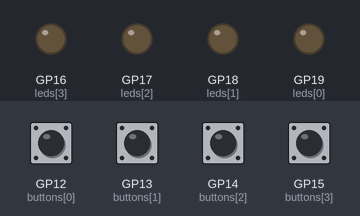
The program below on a simulated Raspberry Pi Pico running MicroPython. Shown: output pins drawn as LEDs (lit = HIGH). Inputs (shaded band) come from the test bench; at power-on: GP12 (buttons[0]), GP13 (buttons[1]), GP14 (buttons[2]), GP15 (buttons[3]) HIGH. What the program prints to the serial console is not drawn.

Above: at 1.2 s.
1.3 s: GP12 (buttons[0]) pulled LOW for 0.15 s
At 1.7 s:
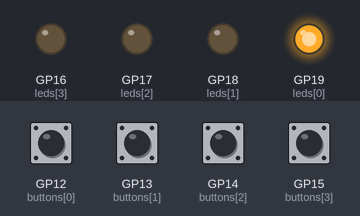
2.9 s: GP13 (buttons[1]) pulled LOW for 0.15 s
At 4.1 s:
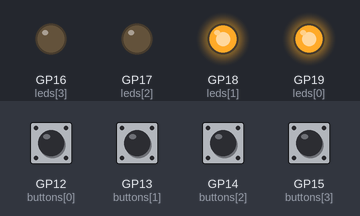
4.5 s: GP14 (buttons[2]) pulled LOW for 0.15 s
At 5.1 s:
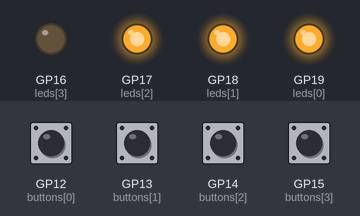
6.1 s: GP15 (buttons[3]) pulled LOW for 0.15 s
At 6.5 s:
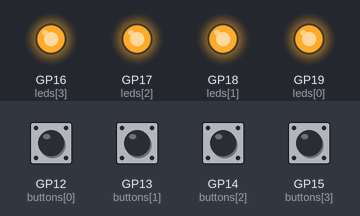
7.7 s: GP12 (buttons[0]) pulled LOW for 1 s
At 9.0 s:
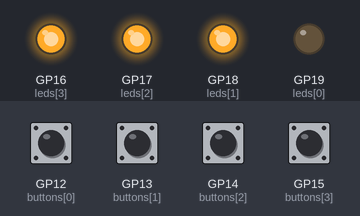
10.2 s: GP13 (buttons[1]) pulled LOW for 1 s
At 10.7 s:
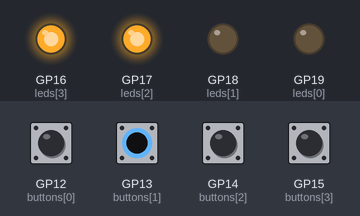
Timing chart, 0 to 13.2 s (numbered marks = the images above; inputs shaded):
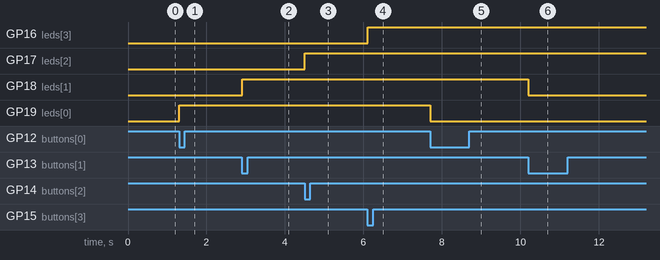

The program:

four_led_btn_test.py
```python
from machine import Pin
from time import ticks_ms, ticks_diff, sleep

class Debouncer:
    def __init__(self, pin: Pin, debounce_interval: int = 50):
        """
        Initialize the Debouncer for a button.

        :param pin: The Pin object for the button.
        :param debounce_interval: Debounce interval in milliseconds.
        """
        self.pin = pin
        self.debounce_interval = debounce_interval
        self.last_state = pin.value()  # Assume the current state is the stable state
        self.last_change_time = ticks_ms()

    def update(self):
        """
        Update the debouncer and check for a stable state change.

        :return: Tuple (state_changed, current_state)
                 state_changed: True if the stable state has changed.
                 current_state: The current stable state (0 for pressed, 1 for not pressed).
        """
        current_value = self.pin.value()
        now = ticks_ms()

        if current_value != self.last_state:
            # If state changed, check if debounce interval has passed
            if ticks_diff(now, self.last_change_time) > self.debounce_interval:
                self.last_state = current_value
                self.last_change_time = now
                return True, self.last_state

        return False, self.last_state

# Initialize LEDs and buttons
leds = [
    Pin(19, Pin.OUT),
    Pin(18, Pin.OUT),
    Pin(17, Pin.OUT),
    Pin(16, Pin.OUT)
]

buttons = [
    Pin(12, Pin.IN, Pin.PULL_UP),
    Pin(13, Pin.IN, Pin.PULL_UP),
    Pin(14, Pin.IN, Pin.PULL_UP),
    Pin(15, Pin.IN, Pin.PULL_UP),
]

# Create Debouncer instances for each button
debounced_btns = [Debouncer(button) for button in buttons]

while True:
    try:
        debug_msg =''
        for i, debouncer in enumerate(debounced_btns):
            # Update the debouncer and check for state changes
            state_changed, current_state = debouncer.update()

            if state_changed and current_state == 0:  # Button pressed
                leds[i].toggle()
            # Debug information
            debug_msg += f'B{i} -> changed: {state_changed}, cur_state: {current_state}; '

        print(debug_msg)
        sleep(0.01)  # Adjust for the desired loop frequency
    except KeyboardInterrupt:
        break

for led in leds:
    led.off()
print("Finished.")
```

Measured:
- after the input at 1.3 s, GP19 (leds[0]): LOW → HIGH at once
- after the input at 2.9 s, GP18 (leds[1]): LOW → HIGH at once
- after the input at 4.5 s, GP17 (leds[2]): LOW → HIGH at once
- after the input at 6.1 s, GP16 (leds[3]): LOW → HIGH at once
- after the input at 7.7 s, GP19 (leds[0]): HIGH → LOW at once
- after the input at 10.2 s, GP18 (leds[1]): HIGH → LOW at once
